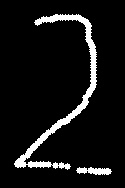
#> input picture CreateRectangle/CreateRectangle function/image/Croped1.jpg, 125 x 188 px, given in place of lena.jpg, which was not available
$ python basic.py   (older library calls are emulated)
#> lines starting #> are read from the running program, lines starting #| are printed output that depends on the picture; after the words box and inside, x2 and y2 are one past the last pixel; in counts of white or black regions, pixels touching at a corner belong together; pictures that were not available may be replaced by others from this repository, and a replacement may not be noted
import cv2
import numpy as np
import datetime
import matplotlib.pyplot as plt

# Tutorial 1
"""img = cv2.imread('sample/lena.jpg', 1)
cv2.imshow('image', img)
esc = cv2.waitKey(0)

if esc == 27:
    cv2.destroyAllWindows()
elif esc == ord('s'):
    cv2.imwrite('sample/lena_copy.png', img)
    cv2.destroyAllWindows()
"""


# Tutorial 2 (Live stream from camera)
"""

# 0 -1 2 3 for the webcame or devices selection
cap = cv2.VideoCapture(-1)

# Saving the video
fourcc = cv2.VideoWriter_fourcc(*'XVID')
out = cv2.VideoWriter('Frame/outputgrey.avi', fourcc, 20.0, (640, 480))

while cap.isOpened():
    ret, frame = cap.read()

    # print(cap.get(cv2.CAP_PROP_FRAME_WIDTH))
    # cap.get(cv2.CAP_PROP_FRAME_HEIGHT)
    if ret:
        gray = cv2.cvtColor(frame, cv2.COLOR_BGR2GRAY)
        out.write(frame)
        cv2.imshow("frame", gray)

        if cv2.waitKey(1) & 0xFF == ord('q'):
            break

    else:
        break

cap.release()
out.release()
cv2.destroyAllWindows()"""


# Tutorial 3 (Different shape in cv2)
"""# img = cv2.imread('sample/lena.jpg', 1)

# Create image using numpy zeros method
img = np.zeros([512, 512, 3], np.uint8)

img = cv2.line(img, (0, 0), (500, 255), (255, 120, 0), 50) # Line
img = cv2.arrowedLine(img, (0, 0), (500, 255), (255, 120, 0), 50) # Arrowed line
img = cv2.rectangle(img, (0,0), (255, 255), (255, 255, 0), 5) # Rectangle
img = cv2.circle(img, (255,255), 60, (255, 0,0), 2) # Circle

font = cv2.FONT_HERSHEY_SIMPLEX
img = cv2.putText(img, 'OpenCV', (100,100), font, 5, (255, 32, 40), 10, cv2.LINE_AA)
cv2.imshow('image', img)

cv2.waitKey(0)
cv2.destroyAllWindows()"""


# Tutotial 4 (different property)
"""cap = cv2.VideoCapture(0)

print(cap.get(cv2.CAP_PROP_FRAME_HEIGHT))
print(cap.get(cv2.CAP_PROP_FRAME_WIDTH))


# Setting the property as every property has it's number associated
cap.set(3, 1080) # For width
cap.set(4, 720) # For height

# print(cap.get(3))
# print(cap.get(4))

while cap.isOpened():
    ret, frame = cap.read()

    if ret:
        font = cv2.FONT_HERSHEY_SIMPLEX
        text = 'Width: {} Height: {}'.format(cap.get(3), cap.get(4))
        datet = str(datetime.datetime.now())
        frame = cv2.putText(frame, datet, (10, 20), font, 1, (0, 255, 255), 2, cv2.LINE_AA)
        cv2.imshow("frame", frame)
        if cv2.waitKey(1) & 0xFF == ord('q'):
            break

    else:
        break

cap.release()
cv2.destroyAllWindows()"""

# Tutorial 5 (Mouse Event)
"""
events = [i for i in dir(cv2) if 'EVNET' in i]

output = ['EVENT_FLAG_ALTKEY', 'EVENT_FLAG_CTRLKEY',
         'EVENT_FLAG_LBUTTON', 'EVENT_FLAG_MBUTTON',
         'EVENT_FLAG_RBUTTON', 'EVENT_FLAG_SHIFTKEY',
         'EVENT_LBUTTONDBLCLK', 'EVENT_LBUTTONDOWN',
         'EVENT_LBUTTONUP', 'EVENT_MBUTTONDBLCLK',
         'EVENT_MBUTTONDOWN', 'EVENT_MBUTTONUP',
         'EVENT_MOUSEHWHEEL', 'EVENT_MOUSEMOVE',
         'EVENT_MOUSEWHEEL', 'EVENT_RBUTTONDBLCLK',
         'EVENT_RBUTTONDOWN', 'EVENT_RBUTTONUP']

def click_event(event, x, y, flags, param):

    if event == cv2.EVENT_RBUTTONDOWN:
        print(x,',', y)
        font = cv2.FONT_HERSHEY_SIMPLEX
        strXY = str(x) + ',' + str(y)
        cv2.putText(img, strXY, (x, y), font, 0.5, (0, 255, 255), 1 )
        cv2.line(img, (x,y), (x,y), (0, 255, 0), 2)
        cv2.imshow('image', img)

    if event == cv2.EVENT_MBUTTONDOWN:
         blue = img[y, x, 0]
         green = img[y, x, 1]
         red = img[y, x, 2]
         font = cv2.FONT_HERSHEY_SIMPLEX
         strBGR = str(blue) + ',' + str(green) + ',' + str(red)
         cv2.putText(img, strBGR, (x,y), font, .5, (0, 0, 255), 2)
         cv2.imshow('Channel', img)

    if event == cv2.EVENT_LBUTTONDOWN:
        # [5 lines of commented-out code are left out]
        blue = img[y, x, 0]
        green = img[y, x, 1]
        red = img[y, x, 2]
        cv2.circle(img, (x,y), 3, (0,0,0), -1)
        mycolorImage = np.zeros((512,512,3), dtype=np.uint8)
        print(mycolorImage)
        mycolorImage[:] = [blue, green, red]
        print(mycolorImage)
        cv2.imshow('color', mycolorImage)

# img = np.zeros((512, 512, 3), dtype=np.uint8)
img = cv2.imread('sample/lena.jpg', -1)
cv2.imshow('image', img)
points = []

cv2.setMouseCallback('image', click_event)
cv2.waitKey(0)
cv2.destroyAllWindows()"""

# Tutorial 6 (basic function ROI: region of intrest)

"""img = cv2.imread('sample/lena.jpg', -1)
img2 = cv2.imread('sample/img2.jpg', -1)

print(img.shape)
print(img.size)
print(img.dtype)

b, g, r = cv2.split(img)
# print('Img BGR: \nB:{}\nG:{}\nR:{}'.format(b, g, r))
img = cv2.merge((b, g, r))

ball = img[280:340, 330:390]
img[273:333, 100:160] = ball
print('Ball:{}'.format(ball))
# print(img)

# Resizing the img
img = cv2.resize(img, (512, 512))
img2 = cv2.resize(img2, (512, 512))

img3 = cv2.add(img, img2)
img4 = cv2.addWeighted(img, .9, img2, .1, 1)
cv2.imshow('image', img3)
cv2.imshow('image2', img4)
cv2.waitKey(0)
cv2.destroyAllWindows()"""


# Default callback function for setMouseCallback()

"""def callback(event, x, y, flags, param):
	if event == cv2.EVENT_LBUTTONDOWN:
		blue = npData[x, y , 0]
		green = npData[x, y, 1]
		red = npData[x, y, 2]

		newColor = np.zeros((512, 512, 3), dtype=np.uint8)

		newColor[:] = [blue, green , red]

		cv2.imshow('data3', newColor)

npData = np.random.rand(512, 512, 3)
npData1 = np.random.randn(512, 512, 3)

cv2.setMouseCallback('sata', callback)
cv2.imshow('data', npData)
cv2.imshow('data1', npData1)
cv2.waitKey(0)
cv2.destroyAllWindows()"""

# Tutorial 7 (Bitwise, AND, OR, NOT and XOR)
"""
img1 = np.zeros((250, 500, 3), dtype=np.uint8)
img1 = cv2.rectangle(img1, (200, 0), (300, 100), (255, 255, 255), -1)
img2 = cv2.imread('sample/image1.jpg', -1)

def create_black_white_image():
    image1 = np.zeros((250, 500, 3), dtype=np.uint8)
    image1 = cv2.rectangle(image1, (250,0), (500, 250), (255,255, 255), -1)
    cv2.imwrite('sample/image1.jpg', image1)

# [11 lines of commented-out code are left out]

cv2.imshow('img1', img1)
cv2.imshow('img2', img2)
cv2.waitKey(0)
cv2.destroyAllWindows()"""

# Tutorial 8 (Trackbar in opencv)
"""# img = np.zeros((300, 512, 3), np.uint8)

cv2.namedWindow('image')

# Create trackbar
def nothing(x):
    print(x)

cv2.createTrackbar('CP', 'image', 10, 400, nothing)
# cv2.createTrackbar('G', 'image', 0, 255, nothing)
# cv2.createTrackbar('R', 'image', 0, 255, nothing)


# Switch using Trackbar
switch = 'Color/Gray'
cv2.createTrackbar(switch, 'image', 0, 1, nothing)

while(1):
    img = cv2.imread('sample/lena.jpg', -1)
    k = cv2.waitKey(1) & 0xFF
    if k == 27:
        break
    # Get the trackbar value
    pos = cv2.getTrackbarPos('CP', 'image')
    font = cv2.FONT_HERSHEY_SIMPLEX
    cv2.putText(img, str(pos), (50, 50), font, 1, (0, 0, 255), 2)

    # g = cv2.getTrackbarPos('G', 'image')
    # r = cv2.getTrackbarPos('R', 'image')
    s = cv2.getTrackbarPos(switch, 'image')

    if s == 0:
        # img[:] = 0
        # continue
        pass
    else:
        img = cv2.cvtColor(img, cv2.COLOR_BGR2GRAY)
        # img[:] = [b, g ,r]
    cv2.imshow('image', img)
cv2.destroyAllWindows()"""

# Tutorial 9 (Object detection and Object Tracking Using HSV Color Space)

"""def nothing(x):
    pass

cv2.namedWindow('Tracking')

while True:
    frame = cv2.imread('sample/s.jpeg', -1)
    frame = cv2.resize(frame, (512, 512))

    hsv = cv2.cvtColor(frame, cv2.COLOR_BGR2HSV)

    l_b = np.array([110, 50, 50])
    u_b = np.array([130, 255, 255])

    mask = cv2.inRange(hsv, l_b, u_b)

    res = cv2.bitwise_and(frame, frame, mask=mask)

    cv2.imshow('mask', mask)
    cv2.imshow('res', res)
    cv2.imshow('frame', frame)

    key = cv2.waitKey(1)
    if key == 27:
        break

cv2.destroyAllWindows()
"""
# Tutorial 10 (Thresholding)
"""
image = cv2.imread('sample/gradient.jpeg', -1)
image = cv2.resize(image, (500, 500))

_, th1 = cv2.threshold(image, 10, 255, cv2.THRESH_BINARY)
_, th2 = cv2.threshold(image, 20, 255, cv2.THRESH_BINARY_INV)
_, th3 = cv2.threshold(image, 50, 255, cv2.THRESH_TRUNC)
_, th4 = cv2.threshold(image, 20, 255, cv2.THRESH_TOZERO)
_, th5 = cv2.threshold(image, 20, 255, cv2.THRESH_TOZERO_INV)


cv2.imshow('image', image)
cv2.imshow('th1', th1)
cv2.imshow('th2', th2)
cv2.imshow('th3', th3)
cv2.imshow('th4', th4)
cv2.imshow('th5', th5)

cv2.waitKey(0)
cv2.destroyAllWindows()
"""

# [16 lines of commented-out code are left out]
"""
image = cv2.imread('sample/gradient.jpeg', -1)
image = cv2.resize(image, (500, 500))

_, th1 = cv2.threshold(image, 10, 255, cv2.THRESH_BINARY)
_, th2 = cv2.threshold(image, 20, 255, cv2.THRESH_BINARY_INV)
_, th3 = cv2.threshold(image, 50, 255, cv2.THRESH_TRUNC)
_, th4 = cv2.threshold(image, 20, 255, cv2.THRESH_TOZERO)
_, th5 = cv2.threshold(image, 20, 255, cv2.THRESH_TOZERO_INV)

title = ['Original', 'binary', 'binary-invert', 'trunc', 'tozero', 'tozero-invert']
image = [image, th1, th2, th3, th4, th5]


for i in range(6):
    print(i)
    plt.subplot(2, 3, i+1)
    plt.imshow(image[i], 'gray')
    plt.title(title[i])
    plt.xticks([])
    plt.yticks([])

plt.show()"""

# Tutorial 14 (Dilation)

"""image = cv2.imread('sample/s.jpeg', 0)
image = cv2.cvtColor(image, cv2.COLOR_BGR2RGB)

_, mask = cv2.threshold(image, 200, 255, cv2.THRESH_BINARY_INV)

kernal = np.ones((3,3), dtype=np.uint8)

dilation = cv2.dilate(mask, kernal, iterations=3)
erosion = cv2.erode(mask, kernal, iterations= 2)

# Opening erison folled by dilation
opening = cv2.morphologyEx(mask, cv2.MORPH_OPEN, kernal)

# Closing dilation followed by erosion
closing = cv2.morphologyEx(mask, cv2.MORPH_CLOSE, kernal)

gradient = cv2.morphologyEx(mask, cv2.MORPH_GRADIENT, kernal)
title = ['original', 'mask', 'dilation' , 'erosion', 'opening', 'closing' , 'gradient']
images = [image, mask, dilation, erosion, opening, closing, gradient]

for i in range(len(title)):
    plt.subplot(3, 3, i+1)
    plt.title(title[i])
    plt.imshow(images[i])
    plt.xticks([])
    plt.yticks([])

plt.show()"""


# Tutorial 15 (Smothing and bluring image)
"""
HINT = 'Low pass filter helps to blur or smooth the image where as high pass filter used to detect the edges'


image = cv2.imread('sample/lena.jpg', -1)
image = cv2.cvtColor(image, cv2.COLOR_BGR2RGB)
# image = cv2.resize(image, (300, 50))

kernal = np.ones((5,5), np.float32)/25
dst = cv2.filter2D(image, -1, kernal)
blur = cv2.blur(image, (5, 5))
gausblur = cv2.GaussianBlur(image, (5, 5), cv2.BORDER_WRAP)
median_salt_paper = cv2.medianBlur(image, 5)

# Preserve the edges
bilateralFilter = cv2.bilateralFilter(image, 9, 75, 775)

title = ['image', '2D Convolutions', 'blur', 'gauseblur', 'Salt_paper', 'bilateralFilter']
images = [image, dst, blur, gausblur, median_salt_paper, bilateralFilter]


for i in range(len(title)):
    plt.subplot(2, 3, i+1)
    plt.title(title[i])
    plt.imshow(images[i])
    plt.xticks([])
    plt.yticks([])


plt.show()"""


# Tutorial 16 ( Image Gradient and Edg Detection)

image = cv2.imread('sample/lena.jpg', -1)
#> image is the input picture: shape (188, 125); min 0, max 255, mean 19.8
image = cv2.cvtColor(image, cv2.COLOR_BGR2RGB)

# Apply Laplacian
lap = cv2.Laplacian(image, cv2.CV_64F, ksize=3)
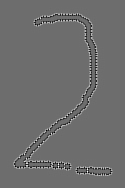
#> lap: shape (188, 125, 3) float64; min -1534, max 2028, mean 0; drawn with min black and max white
# print(lap)
lap = np.uint8(np.absolute(lap))
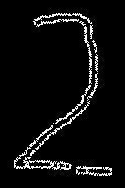
#> lap: shape (188, 125, 3); min 0, max 254, mean 14.4

# Applying the filter
kernal = np.ones((5,5), np.uint8)/25
median_salt_paper = cv2.medianBlur(lap, 3)
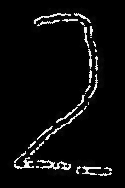
#> median_salt_paper: shape (188, 125, 3); min 0, max 254, mean 12.3

# Apply sobelx and sobely
sobelx = cv2.Sobel(image, cv2.CV_64F, 1, 0, ksize=3)
sobely = cv2.Sobel(image, cv2.CV_64F, 0, 1, ksize=3)
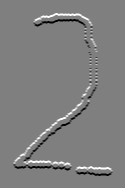
#> sobely: shape (188, 125, 3) float64; min -1020, max 1020, mean 0; drawn with min black and max white

# Canny edge
canny = cv2.Canny(image, 100, 200)
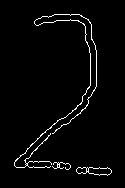
#> canny: shape (188, 125); 2.8% white in thin lines or dots, all inside (x1, y1, x2, y2) = (14, 14, 112, 176)

sobelx = np.uint8(np.absolute(sobelx))
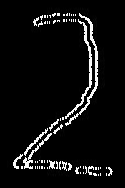
#> sobelx: shape (188, 125, 3); min 0, max 255, mean 15.3
sobely = np.uint8(np.absolute(sobely))
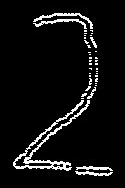
#> sobely: shape (188, 125, 3); min 0, max 255, mean 16.4

# Combile sobelx and sobely
sobelCombine = cv2.bitwise_or(sobelx, sobely)

title = ['Original', 'Laplacian', 'SobelX', 'SobelY', 'SobelCombinCannye', 'Canny', 'median_salt_paper']
images = [image, lap, sobelx, sobely, sobelCombine, canny, median_salt_paper]

for i in range(len(title)):
    plt.subplot(3, 3, i+1)
    plt.title(title[i])
    plt.imshow(images[i])
    plt.xticks([])
    plt.yticks([])

plt.show()

$ run again, on CreateRectangle/CreateRectangle function/image/Croped2.jpg
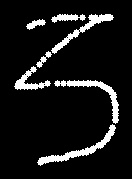
#> input picture CreateRectangle/CreateRectangle function/image/Croped2.jpg, 132 x 179 px, given in place of lena.jpg, which was not available
#> image is the input picture: shape (179, 132); min 0, max 255, mean 23.5
#> `canny = cv2.Canny(image, 100, 200)`:
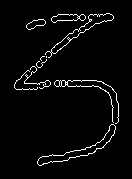
#> canny: shape (179, 132); 3.5% white in thin lines or dots, all inside (x1, y1, x2, y2) = (14, 13, 119, 166)
#> `sobely = np.uint8(np.absolute(sobely))`:
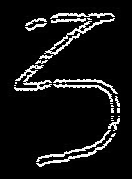
#> sobely: shape (179, 132, 3); min 0, max 255, mean 22

$ run again, on CreateRectangle/CreateRectangle function/image/Croped3.jpg
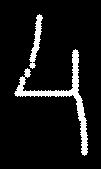
#> input picture CreateRectangle/CreateRectangle function/image/Croped3.jpg, 101 x 169 px, given in place of lena.jpg, which was not available
#> image is the input picture: shape (169, 101); min 0, max 255, mean 21.1
#> `canny = cv2.Canny(image, 100, 200)`:
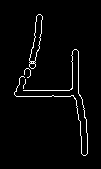
#> canny: shape (169, 101); 2.9% white in thin lines or dots, all inside (x1, y1, x2, y2) = (14, 14, 88, 156)
#> `sobely = np.uint8(np.absolute(sobely))`:
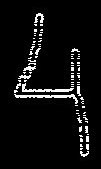
#> sobely: shape (169, 101, 3); min 0, max 255, mean 14.8
